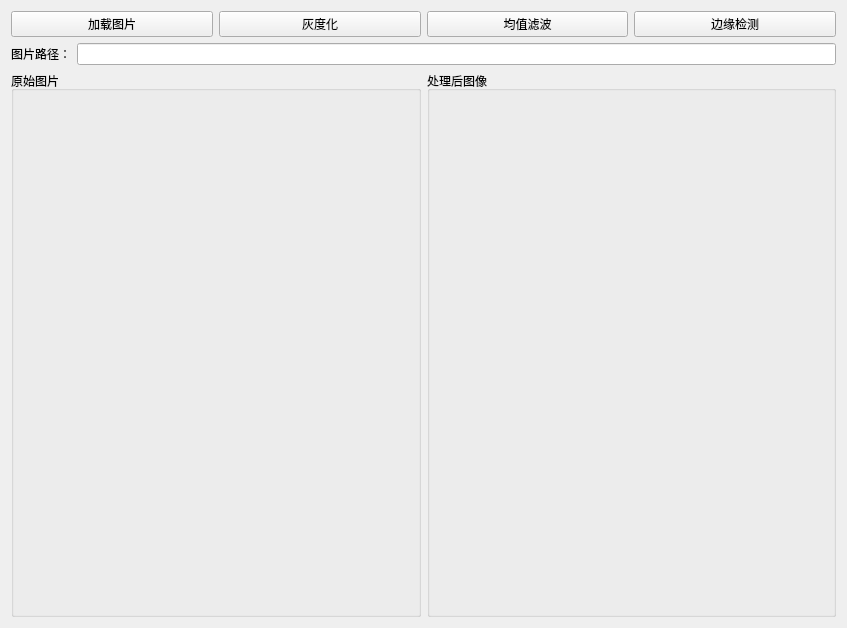
<?xml version="1.0" encoding="UTF-8"?>
<ui version="4.0">
 <class>ImageWidget</class>
 <widget class="QWidget" name="ImageWidget">
  <property name="geometry">
   <rect>
    <x>0</x>
    <y>0</y>
    <width>847</width>
    <height>628</height>
   </rect>
  </property>
  <property name="windowTitle">
   <string>ImageWidget</string>
  </property>
  <layout class="QVBoxLayout" name="verticalLayout" stretch="1,1,8">
   <item>
    <layout class="QHBoxLayout" name="horizontalLayout_1">
     <item>
      <widget class="QPushButton" name="btnLoad">
       <property name="text">
        <string>加载图片</string>
       </property>
      </widget>
     </item>
     <item>
      <widget class="QPushButton" name="btnGray">
       <property name="text">
        <string>灰度化</string>
       </property>
      </widget>
     </item>
     <item>
      <widget class="QPushButton" name="btnMean">
       <property name="text">
        <string>均值滤波</string>
       </property>
      </widget>
     </item>
     <item>
      <widget class="QPushButton" name="btnEdge">
       <property name="text">
        <string>边缘检测</string>
       </property>
      </widget>
     </item>
    </layout>
   </item>
   <item>
    <layout class="QHBoxLayout" name="horizontalLayout_2" stretch="0,0">
     <item>
      <widget class="QLabel" name="PathLabel">
       <property name="text">
        <string>图片路径：</string>
       </property>
      </widget>
     </item>
     <item>
      <widget class="QLineEdit" name="PathEdit"/>
     </item>
    </layout>
   </item>
   <item>
    <layout class="QHBoxLayout" name="horizontalLayout_3">
     <item>
      <widget class="QGroupBox" name="rowGroupBox">
       <property name="title">
        <string>原始图片</string>
       </property>
       <layout class="QVBoxLayout" name="verticalLayout_2">
        <item>
         <widget class="QLabel" name="rawLabel">
          <property name="text">
           <string/>
          </property>
         </widget>
        </item>
       </layout>
      </widget>
     </item>
     <item>
      <widget class="QGroupBox" name="ImgGroupBox">
       <property name="title">
        <string>处理后图像</string>
       </property>
       <layout class="QVBoxLayout" name="verticalLayout_3">
        <item>
         <widget class="QLabel" name="imgLabel">
          <property name="text">
           <string/>
          </property>
         </widget>
        </item>
       </layout>
      </widget>
     </item>
    </layout>
   </item>
  </layout>
 </widget>
 <resources/>
 <connections/>
</ui>
